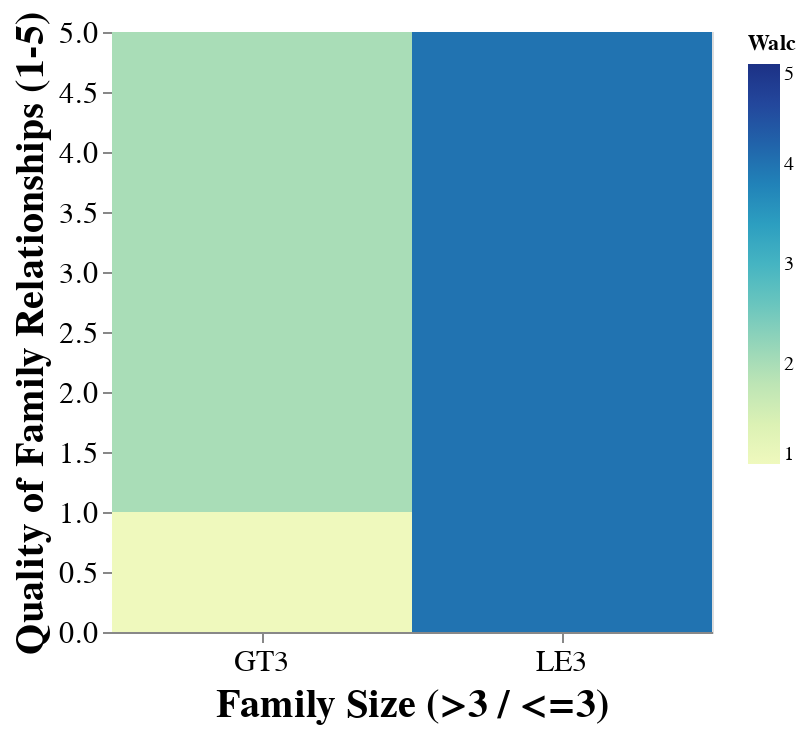

The cell this chart's notebook holds for it:
### Markdown cell above
#### Contextual Plot 3

### Code cell
heat2_por = alt.Chart(por_df).mark_rect().encode(alt.X('famsize:N', axis=alt.Axis(title="Family Size (>3 / <=3)", labelAngle=0)),
                                                 alt.Y('famrel:Q', axis=alt.Axis(title="Quality of Family Relationships (1-5)")),
                                                 color='Walc:Q',
                                                 tooltip=['famsize:N', 'famrel:Q', 'Walc:Q']
                                                ).properties(width=300,height=300).configure_axis(labelFontSize=15,titleFontSize=20)
heat2_por

### Figure 1 — Vega-Lite specification as saved in the notebook (floating-point values rounded to 4 significant figures; data arrays with more than 128 entries replaced by an {"elided": "..."} marker saying what was removed)
{"config": {"view": {"continuousWidth": 400, "continuousHeight": 300}, "axis": {"labelFontSize": 15, "titleFontSize": 20}}, "data": {"name": "data-2598c03e4b3391988ca14a0c16e86572"}, "mark": "rect", "encoding": {"color": {"field": "Walc", "type": "quantitative"}, "tooltip": [{"field": "famsize", "type": "nominal"}, {"field": "famrel", "type": "quantitative"}, {"field": "Walc", "type": "quantitative"}], "x": {"axis": {"labelAngle": 0, "title": "Family Size (>3 / <=3)"}, "field": "famsize", "type": "nominal"}, "y": {"axis": {"title": "Quality of Family Relationships (1-5)"}, "field": "famrel", "type": "quantitative"}}, "height": 300, "width": 300, "$schema": "https://vega.github.io/schema/vega-lite/v4.17.0.json", "datasets": {"data-2598c03e4b3391988ca14a0c16e86572": {"elided": "649 records"}}}
